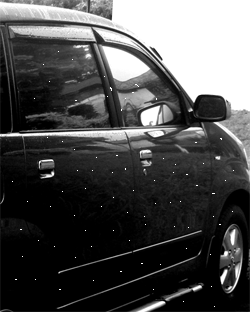
#> input picture mobil.tif, 250 x 312 px
$ jupyter execute 'Implementasi Metode CLAHE.ipynb'
#> lines starting #> are read from the running program, lines starting #| are printed output that depends on the picture; after the words box and inside, x2 and y2 are one past the last pixel; in counts of white or black regions, pixels touching at a corner belong together
#> further down, image is the input picture: shape (312, 250); min 0, max 255, mean 76.9
[cell 1]
import cv2
import numpy as np

def clahe(image, block_size, clip_limit):
    # Membagi citra menjadi blok-blok kecil
#> called with block_size = 8, clip_limit = 2
    height, width = image.shape
#> height = 312; width = 250
    blocks = np.split(image, height // block_size)  # Memisahkan citra menjadi blok-blok berdasarkan ukuran blok
#> blocks = 39 items

    # Mengaplikasikan histogram equalization pada setiap blok
    for i in range(len(blocks)):
        blocks[i] = cv2.equalizeHist(blocks[i])  # Melakukan histogram equalization pada setiap blok citra
#> this loop made 39 passes

    # Menggabungkan kembali blok-blok gambar
    output = np.concatenate(blocks)  # Menggabungkan blok-blok citra yang telah diubah histogramnya
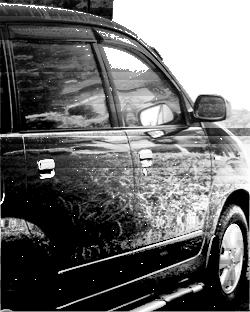
#> output: shape (312, 250); min 0, max 255, mean 105.7

    # Menggunakan clip limit untuk membatasi kontras
    output = np.clip(output, 0, clip_limit)  # Membatasi nilai piksel dalam rentang clip limit
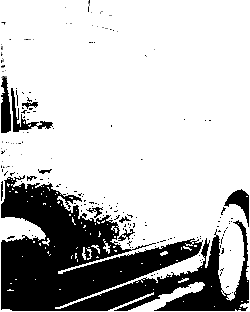
#> output: shape (312, 250) float64; min 0, max 2, mean 1.5; drawn with min black and max white

    return output

# Membaca citra
image = cv2.imread("mobil.tif", 0)  # Membaca citra dalam mode grayscale

# Mengaplikasikan CLAHE pada citra dengan parameter yang ditentukan
output = clahe(image, block_size=8, clip_limit=2.0)  # Menggunakan fungsi CLAHE dengan ukuran blok dan batasan clip tertentu

# Menampilkan citra asli dan hasil CLAHE
cv2.imshow("Original Image", image)  # Menampilkan citra asli
cv2.imshow("CLAHE Output", output)  # Menampilkan hasil CLAHE
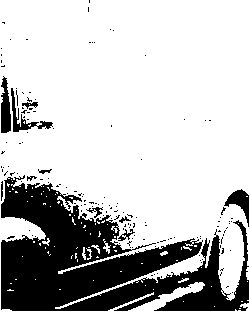
#> window 'CLAHE Output': shape (312, 250); 75.3% white; 150 black regions (139 under 20 px), largest, box (x1, y1, x2, y2) and area: (1, 175, 249, 311) 17421, (1, 76, 11, 133) 417, (11, 88, 53, 132) 371
cv2.waitKey(0)  # Menunggu tombol kunci ditekan
cv2.destroyAllWindows()  # Menutup jendela tampilan
